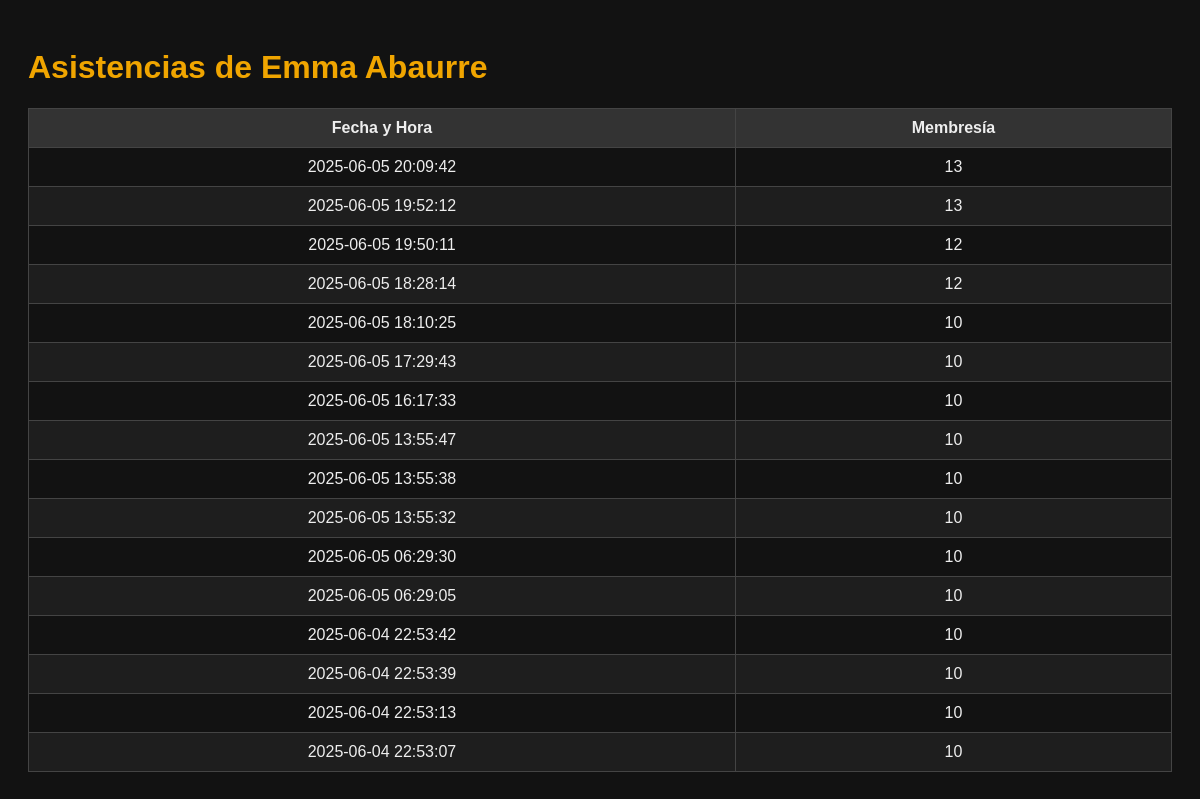
Page /gymfight/historial_asistencias.php?cliente_id=287 on the committed database.
### tables this page shows
CREATE TABLE `clientes` (
  `id` int(11) NOT NULL,
  `nombre` varchar(100) NOT NULL,
  `apellido` varchar(100) NOT NULL,
  `dni` varchar(20) NOT NULL,
  `telefono` varchar(20) DEFAULT NULL,
  `correo` varchar(100) DEFAULT NULL,
  `fecha_nacimiento` date DEFAULT NULL,
  `fecha_ingreso` date DEFAULT NULL,
  `email` varchar(100) DEFAULT NULL,
  `rfid_uid` varchar(100) DEFAULT NULL,
  `tarjeta_rfid` varchar(50) DEFAULT NULL,
  `estado` varchar(20) NOT NULL DEFAULT 'Activo',
  `fecha_vencimiento` date DEFAULT NULL,
  `dias_restantes` int(11) DEFAULT 0,
  `dias_disponibles` int(11) DEFAULT 0
);

CREATE TABLE `asistencias` (
  `id` int(11) NOT NULL,
  `cliente_id` int(11) NOT NULL,
  `membresia_id` int(11) NOT NULL,
  `fecha_asistencia` date NOT NULL,
  `fecha_hora` datetime DEFAULT current_timestamp(),
  `tipo` enum('entrada','salida') NOT NULL DEFAULT 'entrada'
);

### gymfight/historial_asistencias.php (the view, shortened to what this page needs)
<?php
$conexion = new mysqli("localhost", "root", "", "gymfight");
$cliente_id = $_GET['cliente_id'] ?? null;
$stmt = $conexion->prepare("SELECT nombre, apellido FROM clientes WHERE id = ?");
$stmt->bind_param("i", $cliente_id);
$stmt->execute();
$cliente = $stmt->get_result()->fetch_assoc();
$stmt = $conexion->prepare("SELECT fecha_hora, membresia_id FROM asistencias WHERE cliente_id = ? ORDER BY fecha_hora DESC");
$stmt->bind_param("i", $cliente_id);
$stmt->execute();
$resultado = $stmt->get_result();
?>
<!DOCTYPE html>
<html lang="es">
<head>
</head>
<body>
<h1>Asistencias de <?= htmlspecialchars($cliente['nombre'] . ' ' . $cliente['apellido']) ?></h1>
<table>
    <thead>
        <tr>
            <th>Fecha y Hora</th>
            <th>Membresía</th>
        </tr>
    </thead>
    <tbody>
        <?php while ($fila = $resultado->fetch_assoc()): ?>
        <tr>
            <td><?= $fila['fecha_hora'] ?></td>
            <td><?= $fila['membresia_id'] ?></td>
        </tr>
        <?php endwhile; ?>
    </tbody>
</table>
</body>
</html>

### gymfight/historial_asistencias.php (style rules this page uses)
body { background: #121212; color: #eee; font-family: Arial, sans-serif; padding: 20px; }
h1 { color: #f0a500; }
table { width: 100%; border-collapse: collapse; margin-top: 20px; }
th, td { padding: 10px; border: 1px solid #444; text-align: center; }
th { background: #333; }
tr:nth-child(even) { background: #1e1e1e; }

### rows in the picture
clientes: nombre+apellido "Emma Abaurre"
asistencias: fecha_hora "2025-06-05 20:09:42", membresia "13"
asistencias: fecha_hora "2025-06-05 19:52:12", membresia "13"
asistencias: fecha_hora "2025-06-05 19:50:11", membresia "12"
asistencias: fecha_hora "2025-06-05 18:28:14", membresia "12"
asistencias: fecha_hora "2025-06-05 18:10:25", membresia "10"
asistencias: fecha_hora "2025-06-05 17:29:43", membresia "10"
asistencias: fecha_hora "2025-06-05 16:17:33", membresia "10"
asistencias: fecha_hora "2025-06-05 13:55:47", membresia "10"
asistencias: fecha_hora "2025-06-05 13:55:38", membresia "10"
asistencias: fecha_hora "2025-06-05 13:55:32", membresia "10"
asistencias: fecha_hora "2025-06-05 06:29:30", membresia "10"
asistencias: fecha_hora "2025-06-05 06:29:05", membresia "10"
asistencias: fecha_hora "2025-06-04 22:53:42", membresia "10"
asistencias: fecha_hora "2025-06-04 22:53:39", membresia "10"
asistencias: fecha_hora "2025-06-04 22:53:13", membresia "10"
asistencias: fecha_hora "2025-06-04 22:53:07", membresia "10"
